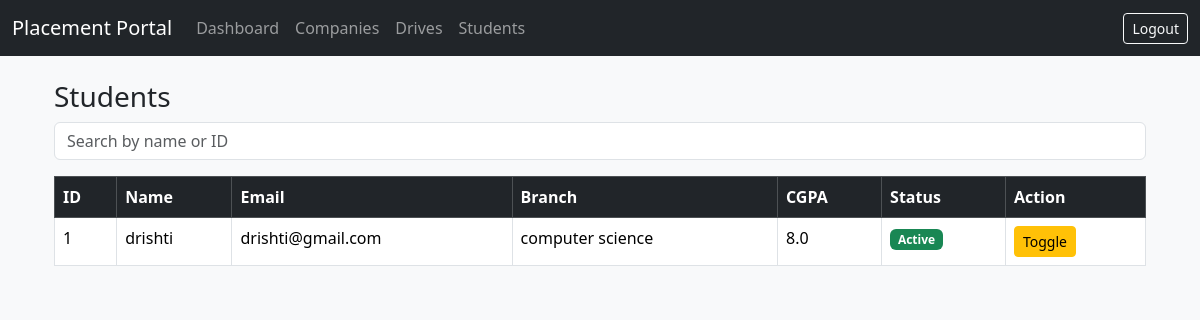
The page /admin/students (signed in) on the database its author committed.
### models.py (models this page shows)
class Student(db.Model):
    id = db.Column(db.Integer, primary_key=True)
    user_id = db.Column(db.Integer, db.ForeignKey('user.id'))
    name = db.Column(db.String(100))
    branch = db.Column(db.String(100))
    cgpa = db.Column(db.Float)
    resume = db.Column(db.String(200))
    is_active = db.Column(db.Boolean, default=True)
    user = db.relationship("User")

class User(UserMixin, db.Model):
    id = db.Column(db.Integer, primary_key=True)
    email = db.Column(db.String(120), unique=True, nullable=False)
    password = db.Column(db.String(200), nullable=False)
    role = db.Column(db.String(20), nullable=False)
    is_active = db.Column(db.Boolean, default=True)

### app.py (the view)
@app.route("/admin/students")
def admin_students():
    if session.get("role") != "admin":
        return redirect(url_for("login"))
    q = request.args.get("q")
    if q:
        students = Student.query.filter(
            (Student.name.ilike(f"%{q}%"))
            (Student.id == q)
        ).all()
    else:
        students = Student.query.all()
    return render_template("admin_students.html", students=students, q=q)

### templates/admin_students.html
{% extends "base.html" %}
{% block content %}
<div class="container mt-4">
  <h3>Students</h3>
  <form method="get" class="mb-3">
    <input
      type="text"
      name="q"
      value="{{ q or '' }}"
      class="form-control"
      placeholder="Search by name or ID"
    >
  </form>
  <table class="table table-bordered table-hover">
    <thead class="table-dark">
      <tr>
        <th>ID</th>
        <th>Name</th>
        <th>Email</th>
        <th>Branch</th>
        <th>CGPA</th>
        <th>Status</th>
        <th>Action</th>
      </tr>
    </thead>
    <tbody>
      {% for student in students %}
      <tr>
        <td>{{ student.id }}</td>
        <td>{{ student.name }}</td>
        <td>{{ student.user.email }}</td>
        <td>{{ student.branch }}</td>
        <td>{{ student.cgpa }}</td>
        <td>
          {% if student.is_active %}
            <span class="badge bg-success">Active</span>
          {% else %}
            <span class="badge bg-danger">Blocked</span>
          {% endif %}
        </td>
        <td>
          <a
            href="{{ url_for('toggle_student', student_id=student.id) }}"
            class="btn btn-sm btn-warning"
          >
            Toggle
          </a>
        </td>
      </tr>
      {% endfor %}
    </tbody>
  </table>
</div>
{% endblock %}

### rows shown on the page
Student: id "1", name "drishti", user.email "drishti@gmail.com", branch "computer science", cgpa "8.0", is_active "Active"
